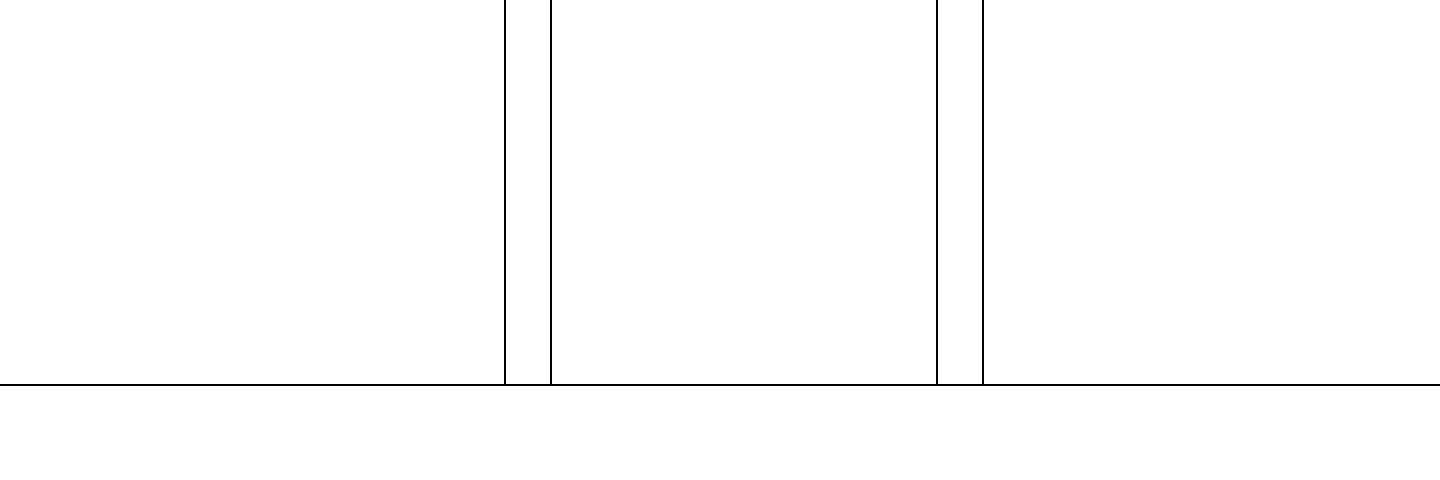

The image is a tile-based game level rendered from a .tmx file. Its description and source (layers, tilesets, objects; grid data summarised) follow:
An orthogonal 60x20 tile map with 24x24 px tiles, 2 tile layers (BackgroundColor, Platform), 2 hidden layers not drawn.

<map version="1.0" orientation="orthogonal" width="60" height="20" tilewidth="24" tileheight="24">
 <tileset firstgid="1" name="Tile_source" tilewidth="24" tileheight="24">
  <image source="Tile_source.png" width="800" height="480" />
 </tileset>
 <layer name="BackgroundColor" width="60" height="20">
  <data>[1200 cells, 1200 non-empty, 1 distinct tile ids]</data>
 </layer>
 <layer name="Platform" width="60" height="20">
  <data>[1200 cells, 304 non-empty, 4 distinct tile ids]</data>
 </layer>
 <layer name="PlatformDynamic" width="60" height="20" visible="0">
  <data>[1200 cells, 257 non-empty, 61 distinct tile ids]</data>
 </layer>
 <layer name="Decoration" width="60" height="20" visible="0">
  <data>[1200 cells, 0 non-empty, 0 distinct tile ids]</data>
 </layer>
</map>
